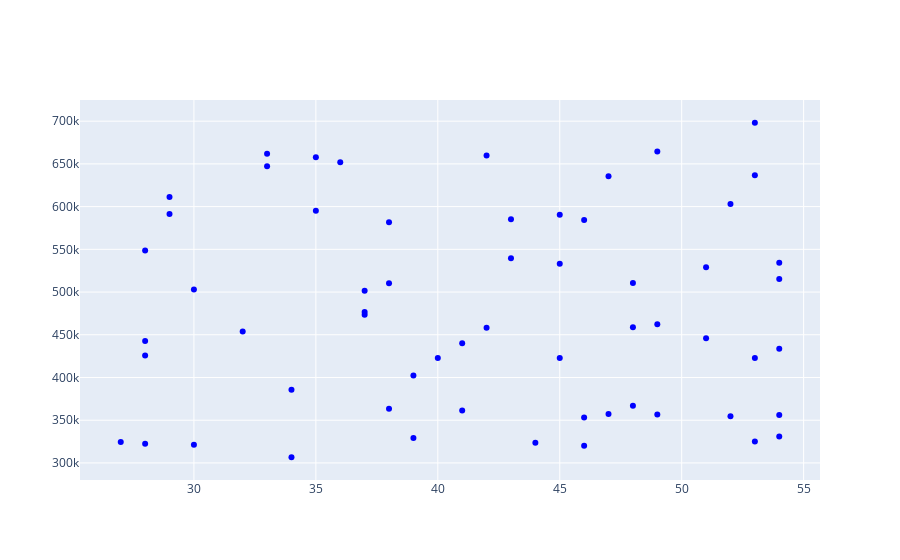

Notebook code cell kept with this figure:
### Code cell
#Next we will create a scatter plot by using the add_trace function and use the go.scatter() function within it
# In go.Scatter we define the x-axis data,y-axis data and define the mode as markers with color of the marker as blue
fig.add_trace(go.Scatter(x=age_array, y=income_array, mode='markers', marker=dict(color='blue')))

### Figure 1 — Plotly figure (JSON) as saved in the notebook; plotly's stock layout.template omitted (floating-point values rounded to 4 significant figures; data arrays with more than 128 entries replaced by an {"elided": "..."} marker saying what was removed)
{"data": [{"marker": {"color": "blue"}, "mode": "markers", "x": [38, 45, 38, 44, 43, 46, 34, 35, 53, 37, 52, 40, 46, 27, 42, 42, 41, 33, 53, 28, 29, 49, 30, 47, 38, 28, 30, 28, 32, 49, 41, 54, 52, 45, 51, 53, 29, 39, 35, 51, 28, 43, 54, 54, 37, 54, 34, 49, 48, 36, 46, 39, 45, 33, 48, 48, 53, 54, 37, 47], "y": {"elided": "600 int values"}, "type": "scatter"}], "layout": {"xaxis": {"type": "linear", "range": [25.26, 55.74], "autorange": true}, "yaxis": {"type": "linear", "range": [274300.0, 730500.0], "autorange": true}, "autosize": true}}
